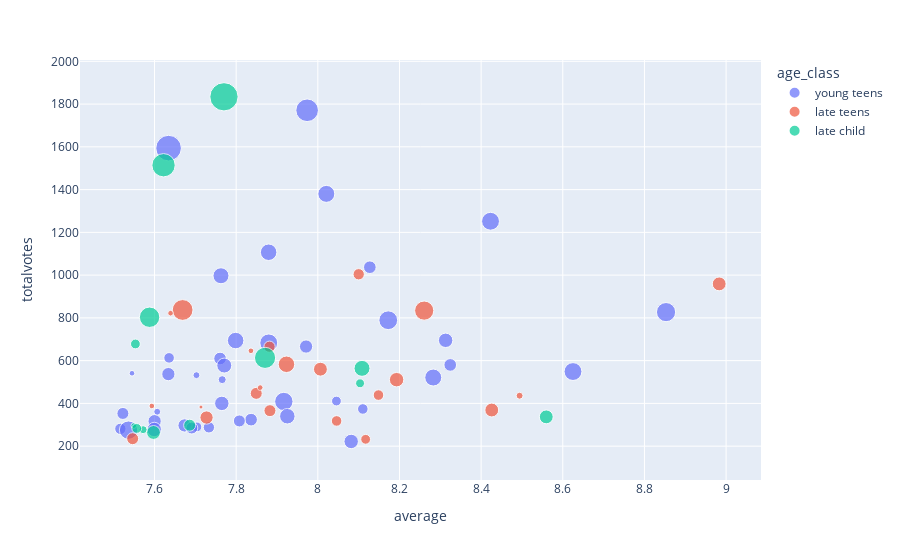

The code cell stored with this chart in its notebook:
### Markdown cell above
# Análise 1

### Code cell
#criando as classes de idade
for index, row in cluster_df.iterrows():
    if row['minage'] <= 6:
        cluster_df.loc[index,'age_class'] =  'early child'
    if row['minage'] >= 7:
        cluster_df.loc[index,'age_class'] =  'late child'
    if row['minage'] >= 12:
        cluster_df.loc[index,'age_class'] =  'young teens'
    if row['minage'] >= 14:
        cluster_df.loc[index,'age_class'] =  'late teens' 
        
fig = px.scatter(cluster_df, x="average", y="totalvotes", color="age_class",
                 size="boardgamehonor_cnt")
fig.show()

### Figure 1 — Plotly figure (JSON) as saved in the notebook; plotly's stock layout.template omitted (floating-point values rounded to 4 significant figures)
{"data": [{"hovertemplate": "age_class=young teens<br>average=%{x}<br>totalvotes=%{y}<br>boardgamehonor_cnt=%{marker.size}<extra></extra>", "legendgroup": "young teens", "marker": {"color": "#636efa", "size": [23, 20, 20, 13, 18, 10, 22, 10, 7, 0, 18, 13, 6, 32, 17, 11, 21, 20, 15, 16, 10, 17, 10, 14, 9, 4, 8, 13, 6, 3, 41, 11, 11, 9, 11, 13, 3, 7, 8, 2, 21, 9], "sizemode": "area", "sizeref": 0.125, "symbol": "circle"}, "mode": "markers", "name": "young teens", "orientation": "v", "showlegend": true, "type": "scatter", "x": [8.853, 8.625, 8.423, 8.313, 8.283, 8.324, 8.173, 8.127, 8.11, 8.117, 8.021, 8.082, 8.046, 7.974, 7.88, 7.971, 7.917, 7.88, 7.925, 7.763, 7.837, 7.799, 7.761, 7.771, 7.808, 7.766, 7.733, 7.765, 7.704, 7.703, 7.635, 7.674, 7.634, 7.691, 7.6, 7.599, 7.607, 7.636, 7.516, 7.545, 7.536, 7.523], "xaxis": "x", "y": [827, 549, 1252, 695, 521, 580, 789, 1037, 374, 311, 1380, 222, 411, 1771, 1107, 666, 409, 683, 340, 997, 324, 694, 610, 577, 318, 511, 288, 400, 290, 532, 1594, 297, 537, 285, 317, 278, 361, 613, 281, 541, 275, 353], "yaxis": "y"}, {"hovertemplate": "age_class=late teens<br>average=%{x}<br>totalvotes=%{y}<br>boardgamehonor_cnt=%{marker.size}<extra></extra>", "legendgroup": "late teens", "marker": {"color": "#EF553B", "size": [3, 12, 23, 7, 13, 8, 6, 12, 7, 17, 8, 9, 9, 2, 2, 12, 27, 11, 1, 2, 9, 2], "sizemode": "area", "sizeref": 0.125, "symbol": "circle"}, "mode": "markers", "name": "late teens", "orientation": "v", "showlegend": true, "type": "scatter", "x": [8.494, 8.426, 8.261, 8.149, 8.193, 8.1, 8.117, 8.006, 8.046, 7.923, 7.882, 7.883, 7.849, 7.859, 7.836, 8.983, 7.669, 7.727, 7.714, 7.639, 7.547, 7.593], "xaxis": "x", "y": [436, 369, 834, 439, 511, 1004, 232, 560, 318, 583, 665, 366, 447, 474, 646, 959, 837, 334, 383, 822, 235, 388], "yaxis": "y"}, {"hovertemplate": "age_class=late child<br>average=%{x}<br>totalvotes=%{y}<br>boardgamehonor_cnt=%{marker.size}<extra></extra>", "legendgroup": "late child", "marker": {"color": "#00cc96", "size": [16, 5, 28, 50, 9, 34, 26, 12, 6, 2, 4, 6, 12, 0], "sizemode": "area", "sizeref": 0.125, "symbol": "circle"}, "mode": "markers", "name": "late child", "orientation": "v", "showlegend": true, "type": "scatter", "x": [8.108, 8.103, 7.871, 7.77, 7.686, 7.622, 7.588, 7.598, 7.553, 7.549, 7.572, 7.556, 8.56, 7.616], "xaxis": "x", "y": [564, 494, 613, 1834, 298, 1514, 803, 264, 678, 296, 277, 283, 337, 154], "yaxis": "y"}], "layout": {"legend": {"itemsizing": "constant", "title": {"text": "age_class"}, "tracegroupgap": 0}, "margin": {"t": 60}, "xaxis": {"anchor": "y", "domain": [0, 1], "title": {"text": "average"}}, "yaxis": {"anchor": "x", "domain": [0, 1], "title": {"text": "totalvotes"}}}}
